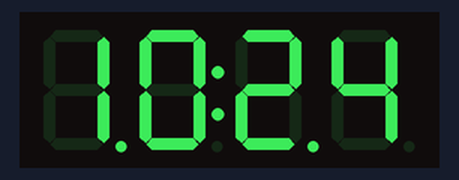
This sketch was run on a simulated ESP8266 (NodeMCU). Parts: 4-digit seven-segment display. WiFi joins after 1.5 s; servers stay silent unless stated; network time is answered at once with the bench clock; the local clock reads 2024-03-15 10:24:30 at power-on unless the sketch sets it; what the sketch prints to the serial monitor is not drawn.

Above: at 2.1 s.
At 30.1 s:
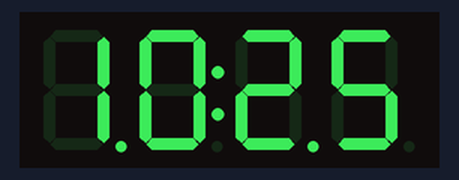

The sketch:

sketch_jan3a.ino
```cpp
#include <TM1637Display.h>
#include <ESP8266WiFi.h>
#include <NTPClient.h>
#include <WiFiUdp.h>

#define CLK_PIN  D1 // define CLK pin (any digital pin)
#define DIO_PIN  D2 // define DIO pin (any digital pin)

TM1637Display display(CLK_PIN, DIO_PIN);

// Define your WiFi credentials
const char *ssid = "Airtel_Deltax21";
const char *password = "Yash#12098";

// Define NTP settings for Kolkata, India
const char *ntpServerName = "asia.pool.ntp.org";
const long gmtOffset_sec = 5 * 3600 + 30 * 60; // UTC+5:30 for India
const int daylightOffset_sec = 0;              // No daylight saving time for India

WiFiUDP ntpUDP;
NTPClient timeClient(ntpUDP, ntpServerName, gmtOffset_sec, daylightOffset_sec);

unsigned long lastDisplayUpdate = 0; // Variable to store the millis() value of the last display update
const unsigned long displayUpdateInterval = 1000; // Update display every 1000 milliseconds (1 second)

void setup() {
  Serial.begin(115200);

  // Connect to Wi-Fi
  WiFi.begin(ssid, password);
  while (WiFi.status() != WL_CONNECTED) {
    delay(1000);
    Serial.println("Connecting to WiFi...");
  }

  // Initialize the TM1637 display
  display.setBrightness(0x0f); // Set the brightness level (0x00 to 0x0f)

  // Initialize the NTP client
  timeClient.begin();
}

void loop() {
  // Update the current time
  timeClient.update();

  int hours = timeClient.getHours();
  int minutes = timeClient.getMinutes();

  // Combine hours and minutes into a single value for display
  int time = hours * 100 + minutes;

    display.showNumberDecEx(time, 0b11100000, true);
    Serial.println(time);
  //}

  // You can adjust the delay if needed, but it's not necessary for continuous display
  // delay(100);
}
```

Measured:
- what the display in image 0 shows lasts 27.9 s, from 2.1 s to 30.0 s
